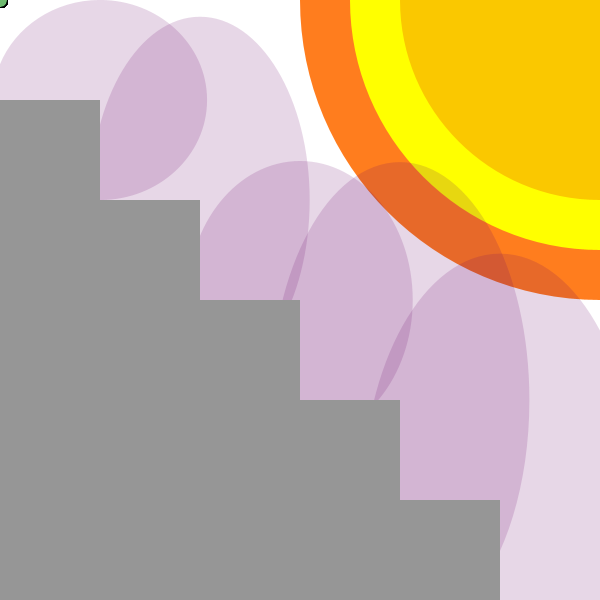
Frame 1 (no input)
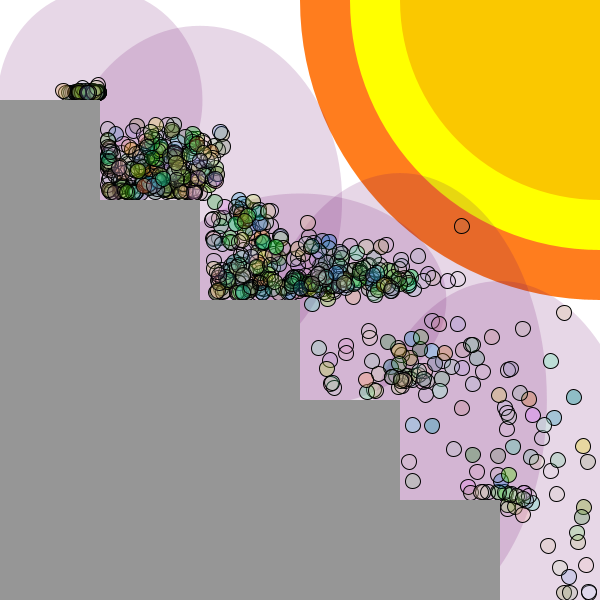
Frame 60 (the mouse pressed at the canvas centre just before this capture)
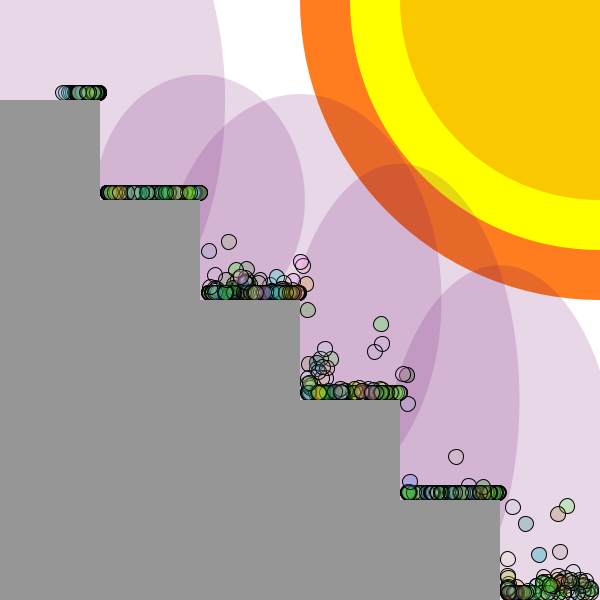
Frame 120 (the mouse held since frame 60 and released just before this capture)

The Processing sketch that drew these frames (run headless with seeded random() and noise(); from frame 60 on, the mouse is pressed at the canvas centre):

// Processing sketch: processing_54900
// ── processing_54900.pde

//Jessica Wendler Lab 4

//global variables

int particleCount = 800;
float[] x = new float[particleCount];
float[] y = new float[particleCount];
float[] speedX= new float[particleCount];
color[] strokeCol = new color[particleCount];
float[] speedY  = new float[particleCount];
float[] r = new float[particleCount];
float[] slow= new float[particleCount];
float[] gravity = new float[particleCount];
float[] damping = new float[particleCount];

void setup(){
  size(600,600);
  background(0);

  for (int i=0;i<particleCount; i++){
  speedX[i] = random(4,10);
  speedY[i] = random(2,4);
  r[i]= 15;
  gravity[i]=random(.1,.7);
  damping[i]=random(.1,.6);
  slow[i]=random(.2,.6);
  }
  
  
 
}

void stairs(){
  fill(150,150,150);
  noStroke();
  int xStair;
  int yStair;
  for(int i=1;i<6;i+=1){
  rect(0,i*100,100*i,100);
  }
  
}


void draw(){
  
  stroke(0);
  background(255);
 
  noStroke();
  fill(255,125,30);
  ellipse(600,0,600,600);
   fill(255,255,0);
   ellipse(600,0,500,500);
  fill(250,200,0);
  ellipse(600,0,400,400);
  
 fill(100,0,100,40);
  for(int i=1;i<6;i++){
    ellipse(100*i,100*i,random(200,300),random(200,500));
  }
  stroke(0);
  for (int i=0;i<particleCount; i++){
  fill(random(255),random(100,255),random(255),random(100));
  ellipse(x[i],y[i],r[i],r[i]);
  x[i]+=speedX[i];
  speedY[i]+=gravity[i];
  y[i]+=speedY[i];
 
  //boundary
  if (x[i]>width-r[i]/2){
    x[i]=width-r[i]/2;
    speedX[i]*=-.8;
    speedX[i]*=damping[i];
  }
  if (y[i]>height-r[i]/2){
    y[i]=height-r[i]/2;
    speedY[i] *=-1;
    speedY[i]*=gravity[i];
  }
  if (x[i]<0){
    x[i]=0;
    speedX[i]*=-1;
    
  }
  if (y[i]<0){
    y[i]=0;
    speedY[i]*=-1;
   
    
  }
  //y speed vlaues changing for tops of stairs
    if (y[i]>100-r[i]/2 && x[i]<100){
      y[i]=100-r[i]/2;
    speedY[i]*=-1;
    speedY[i]*=gravity[i];
    speedX[i]*=damping[i];
 
    }
    if (y[i]>200-r[i]/2 && x[i]<200){
      y[i]=200-r[i]/2;
    speedY[i]*=-1;
    speedY[i]*=gravity[i];
    speedX[i]*=damping[i];
    }
    if (y[i]>300-r[i]/2 && x[i]<300){
      y[i]=300-r[i]/2;
    speedY[i]*=-1;
    speedY[i]*=gravity[i];
    speedX[i]*=damping[i];
    }
    if (y[i]>400-r[i]/2 && x[i]<400){
      y[i]=400-r[i]/2;
    speedY[i]*=-1;
    speedY[i]*=gravity[i];
    speedX[i]*=damping[i];
    }
    if (y[i]>500-r[i]/2&& x[i]<500){
      y[i]=500-r[i]/2;
    speedY[i]*=-.2;
    speedY[i]*=gravity[i];
    speedX[i]*=damping[i];
  }
   
     //x speed vlaues changing for tops of stairs right side
    if (x[i]<100+r[i]/2 && y[i]>100){
        x[i]=100+r[i]/2;
      speedX[i]*=-1;
      speedX[i]*=damping[i];
    speedY[i]*=gravity[i];
    
    }
    if (x[i]<200+r[i]/2 && y[i]>200){
      x[i]=200+r[i];
    speedX[i]*=-1;
    speedX[i]*=damping[i];
    speedY[i]*=gravity[i];
    }
    if (x[i]<300+r[i]/2 && y[i]>300){
      x[i]=300+r[i]/2;
    speedX[i]*=-1;
    speedX[i]*=damping[i];
    speedY[i]*=gravity[i];
    }
    if (x[i]<400+r[i]/2 && y[i]>400){
      x[i]=400+r[i]/2;
    speedX[i]*=-.4;
    speedX[i]*=damping[i];
    speedY[i]*=gravity[i];
    }
    if (x[i]<500+r[i]/2 && y[i]>500){
      x[i]=500+r[i]/2;
    speedX[i]*=-.2;
    speedX[i]*=damping[i];
    speedY[i]*=gravity[i];
  }
  

}
  stairs();
}
  
  
